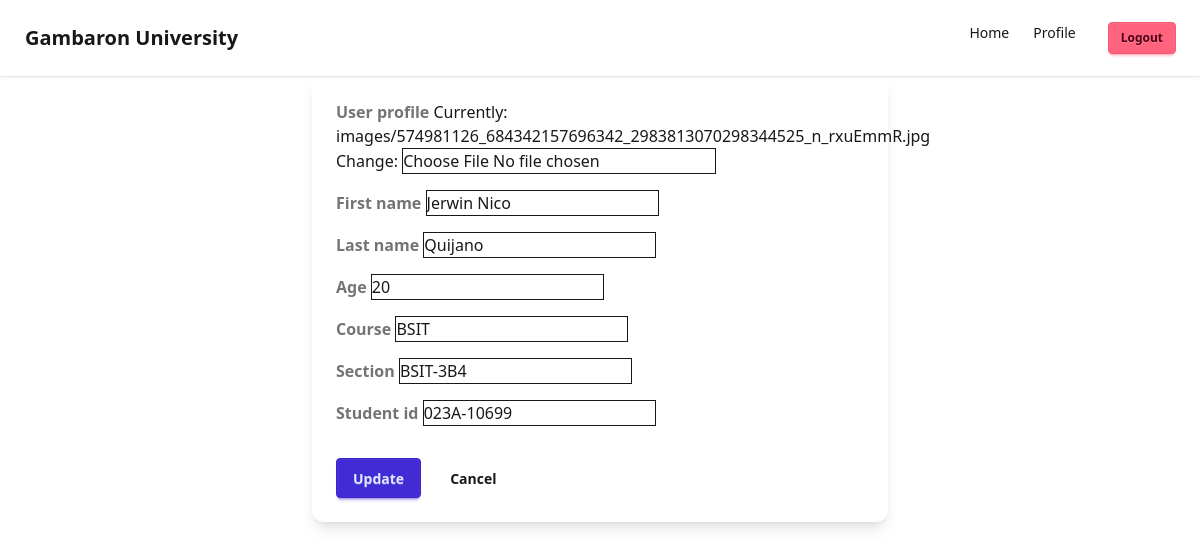
/students/update/2/, run on the app's committed database.
### online_enrollment/models.py (models this page shows, shortened)
class Students(models.Model):
    user = models.ForeignKey(User, on_delete=models.CASCADE)
    user_profile = models.ImageField(upload_to='images/')
    first_name = models.CharField(max_length=100)
    last_name = models.CharField(max_length=100)
    age = models.IntegerField()
    course = models.CharField(max_length=100)
    section = models.CharField(max_length=100)
    student_id = models.CharField(max_length=20)

### online_enrollment/views.py (the view)
# urls.py: path('students/update/<int:pk>/', views.UpdateStudentView, name="update_student"),
def UpdateStudentView(request, pk):
    student = get_object_or_404(Students, pk=pk)
    if request.method == 'POST':
        form = StudentForm(request.POST, instance=student)
        if form.is_valid():
            form.save()
            return redirect('students')
    else:
        form = StudentForm(instance=student)
    return render(request, 'student/update_student.html', {
        "forms": form
    })

### online_enrollment/forms.py
class StudentForm(forms.ModelForm):
    class Meta:
        model = Students
        exclude = ['user']

### online_enrollment/templates/student/update_student.html (shortened to what this page needs)
{% extends 'base.html' %}
{% block content %}
<form method="POST" class="w-full max-w-xl mx-auto bg-base-100 p-6 rounded-xl shadow-lg space-y-4">
    {% for field in forms %}
        <div class="form-control w-full">
            <label class="label">
                <span class="label-text font-semibold">{{ field.label }}</span>
            </label>
            {{ field }}
        </div>
    {% endfor %}
    <div class="flex items-center gap-3 pt-4">
        <button type="submit" class="btn btn-primary">Update</button>
        <a href="{% url 'profile' user.pk %}" class="btn btn-ghost">Cancel</a>
    </div>
</form>
{% endblock  %}

### data on the page
Students: forms "Jerwin Nico" "Quijano" "20" "BSIT" "BSIT-3B4" "023A-10699"

### other printed values
{{ field.label }} "User profile" "First name" "Last name" "Age" "Course" "Section" "Student id"
